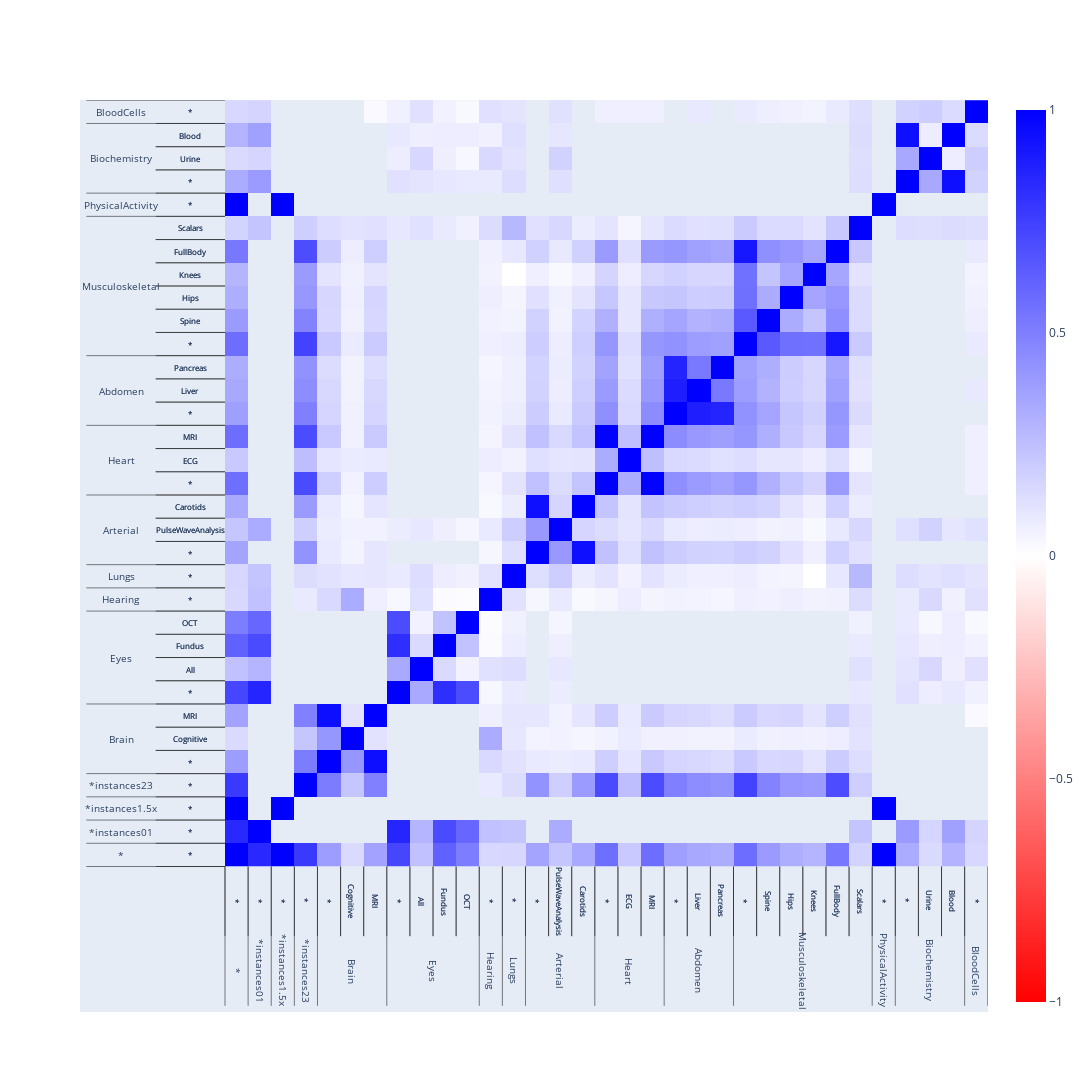

This figure's notebook cell:
### Code cell
from dash_website.utils.graphs.dendrogram_heatmap import create_dendrogram_heatmap
import plotly.graph_objs as go

correlations = pd.DataFrame(data_custom_dimensions)

table_correlations = correlations.pivot(
    index=["dimension_1", "subdimension_1"],
    columns=["dimension_2", "subdimension_2"],
    values="correlation",
)

customdata_list = []
for customdata_item in ["correlation_std", "r2_1", "r2_std_1", "r2_2", "r2_std_2"]:
    customdata_list.append(
        correlations.pivot(
            index=["dimension_1", "subdimension_1"],
            columns=["dimension_2", "subdimension_2"],
            values=customdata_item,
        ).values
    )
stacked_customdata = list(map(list, np.dstack(customdata_list)))

customdata = pd.DataFrame(None, index=table_correlations.index, columns=table_correlations.columns)
customdata[customdata.columns] = stacked_customdata

hovertemplate = "Correlation: %{z:.3f} +- %{customdata[0]:.3f} <br><br>Dimensions 1: %{x} <br>r2: %{customdata[1]:.3f} +- %{customdata[2]:.3f} <br>Dimensions 2: %{y} <br>r2: %{customdata[3]:.3f} +- %{customdata[4]:.3f}<br><extra></extra>"

if order_by == "clustering" or 0 != 0:
    fig = create_dendrogram_heatmap(table_correlations, hovertemplate, customdata)
elif order_by == "r2" or 0 != 0:
    sorted_dimensions = (
        correlations.set_index(["dimension_1", "subdimension_1"])
        .sort_values(by="r2_1", ascending=False)
        .index.drop_duplicates()
    )

    sorted_table_correlations = table_correlations.loc[sorted_dimensions, sorted_dimensions]
    sorted_customdata = customdata.loc[sorted_dimensions, sorted_dimensions]

    heatmap = go.Heatmap(
        x=[" - ".join(elem) for elem in sorted_table_correlations.columns.values],
        y=[" - ".join(elem) for elem in sorted_table_correlations.index.values],
        z=sorted_table_correlations,
        colorscale=BLUE_GREY_RED,
        customdata=sorted_customdata,
        hovertemplate=hovertemplate,
        zmin=-1,
        zmax=1,
    )

    fig = go.Figure(heatmap)

else:  # order_by == "custom"
    sorted_dimensions = (
        correlations.set_index(["dimension_1", "subdimension_1"])
        .loc[CUSTOM_ORDER]
        .index.drop_duplicates()
    )
    
    sorted_table_correlations = table_correlations.loc[sorted_dimensions, sorted_dimensions]
    sorted_customdata = customdata.loc[sorted_dimensions, sorted_dimensions]

    heatmap = go.Heatmap(
        x=np.arange(5, 10 * sorted_table_correlations.shape[1] + 5, 10),
        y=np.arange(5, 10 * sorted_table_correlations.shape[1] + 5, 10),
        z=sorted_table_correlations,
        colorscale=BLUE_GREY_RED,
        customdata=sorted_customdata,
        hovertemplate=hovertemplate,
        zmin=-1,
        zmax=1,
    )

    fig = go.Figure(heatmap)

    fig.update_layout(
        xaxis={
            "tickvals": np.arange(5, 10 * sorted_table_correlations.shape[1] + 5, 10),
            "ticktext": [" - ".join(elem) for elem in sorted_table_correlations.columns.values],
        },
        yaxis={
            "tickvals": np.arange(5, 10 * sorted_table_correlations.shape[0] + 5, 10),
            "ticktext": [" - ".join(elem) for elem in sorted_table_correlations.index.values],
        },
    )

    dimensions = (
        sorted_table_correlations.index.to_frame()[["dimension_1", "subdimension_1"]]
        .reset_index(drop=True)
        .rename(
            columns={
                "dimension_1": "dimension",
                "subdimension_1": "subdimension"
            }
        )
    )
    dimensions["position"] = fig["layout"]["xaxis"]["tickvals"]
    dimensions.set_index(["dimension", "subdimension"], inplace=True)

    lines = []
    annotations = []

    for dimension in dimensions.index.get_level_values("dimension").drop_duplicates():
        dimension_inner_margin = -30
        dimension_outer_margin = -60

        min_position = dimensions.loc[dimension].min()
        max_position = dimensions.loc[dimension].max()

        for first_axis, second_axis in [("x", "y"), ("y", "x")]:
            if first_axis == "x":
                textangle = 90
            else:  # first_axis == "y"
                textangle = 0

            line, annotation = add_line_and_annotation(
                dimension,
                first_axis,
                second_axis,
                min_position,
                max_position,
                dimension_inner_margin,
                dimension_outer_margin,
                textangle,
                10,
            )

            lines.append(line)
            annotations.append(annotation)

            for subdimension in dimensions.loc[dimension].index.get_level_values("subdimension").drop_duplicates():
                subdimension_inner_margin = 0
                subdimension_outer_margin = -30

                submin_position = dimensions.loc[(dimension, subdimension)].min()
                submax_position = dimensions.loc[(dimension, subdimension)].max()

                for first_axis, second_axis in [("x", "y"), ("y", "x")]:
                    if first_axis == "x":
                        textangle = 90
                    else:  # first_axis == "y"
                        textangle = 0

                    line, annotation = add_line_and_annotation(
                        subdimension,
                        first_axis,
                        second_axis,
                        submin_position,
                        submax_position,
                        subdimension_inner_margin,
                        subdimension_outer_margin,
                        textangle,
                        8,
                    )

                    lines.append(line)
                    annotations.append(annotation)

    # The final top/right line
    for first_axis, second_axis in [("x", "y"), ("y", "x")]:
        line, _ = add_line_and_annotation(
            dimension,
            first_axis,
            second_axis,
            min_position,
            max_position,
            0,
            dimension_outer_margin,
            0,
            10,
            final=True,
        )

        lines.append(line)

    fig["layout"]["shapes"] = lines
    fig["layout"]["annotations"] = annotations

if order_by == "custom":
    fig.update_layout(yaxis={"showticklabels": False}, xaxis={"showticklabels": False})
else:
    fig.update_layout(font={"size": 8})

fig.update_layout(
    yaxis={"showgrid": False, "zeroline": False},
    xaxis={"showgrid": False, "zeroline": False},
    width=1100,
    height=1100,
)

fig
